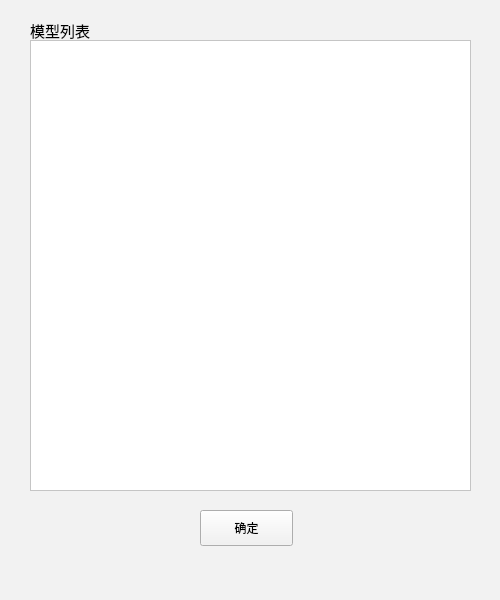
<?xml version="1.0" encoding="UTF-8"?>
<ui version="4.0">
 <class>MainWindow</class>
 <widget class="QMainWindow" name="MainWindow">
  <property name="geometry">
   <rect>
    <x>0</x>
    <y>0</y>
    <width>500</width>
    <height>600</height>
   </rect>
  </property>
  <property name="windowTitle">
   <string>MainWindow</string>
  </property>
  <property name="styleSheet">
   <string notr="true">background-color: rgb(242, 242, 242);</string>
  </property>
  <widget class="QWidget" name="centralwidget">
   <widget class="QLabel" name="modelListLabel">
    <property name="geometry">
     <rect>
      <x>30</x>
      <y>20</y>
      <width>81</width>
      <height>20</height>
     </rect>
    </property>
    <property name="font">
     <font>
      <pointsize>11</pointsize>
     </font>
    </property>
    <property name="text">
     <string>模型列表</string>
    </property>
   </widget>
   <widget class="QPushButton" name="okModelSelectPushButton">
    <property name="geometry">
     <rect>
      <x>200</x>
      <y>510</y>
      <width>93</width>
      <height>36</height>
     </rect>
    </property>
    <property name="text">
     <string>确定</string>
    </property>
   </widget>
   <widget class="QTableView" name="modelTableView">
    <property name="geometry">
     <rect>
      <x>30</x>
      <y>40</y>
      <width>441</width>
      <height>451</height>
     </rect>
    </property>
    <property name="styleSheet">
     <string notr="true">border-color: rgb(179, 179, 179);
background-color: rgb(255, 255, 255);</string>
    </property>
   </widget>
  </widget>
  <widget class="QMenuBar" name="menubar">
   <property name="geometry">
    <rect>
     <x>0</x>
     <y>0</y>
     <width>500</width>
     <height>23</height>
    </rect>
   </property>
  </widget>
  <widget class="QStatusBar" name="statusbar"/>
 </widget>
 <resources/>
 <connections/>
</ui>
